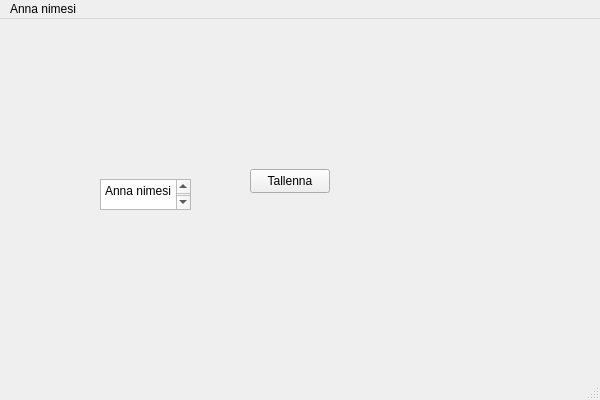
<?xml version="1.0" encoding="UTF-8"?>
<ui version="4.0">
 <class>MainWindow</class>
 <widget class="QMainWindow" name="MainWindow">
  <property name="geometry">
   <rect>
    <x>0</x>
    <y>0</y>
    <width>600</width>
    <height>400</height>
   </rect>
  </property>
  <property name="windowTitle">
   <string>MainWindow</string>
  </property>
  <widget class="QWidget" name="centralwidget">
   <widget class="QPushButton" name="btnSave">
    <property name="geometry">
     <rect>
      <x>250</x>
      <y>150</y>
      <width>80</width>
      <height>24</height>
     </rect>
    </property>
    <property name="text">
     <string>Tallenna</string>
    </property>
   </widget>
   <widget class="QPlainTextEdit" name="textName">
    <property name="geometry">
     <rect>
      <x>100</x>
      <y>160</y>
      <width>91</width>
      <height>31</height>
     </rect>
    </property>
    <property name="plainText">
     <string>Anna nimesi
</string>
    </property>
   </widget>
  </widget>
  <widget class="QMenuBar" name="menubar">
   <property name="geometry">
    <rect>
     <x>0</x>
     <y>0</y>
     <width>600</width>
     <height>21</height>
    </rect>
   </property>
   <widget class="QMenu" name="menuAnna_nimesi">
    <property name="title">
     <string>Anna nimesi</string>
    </property>
   </widget>
   <addaction name="menuAnna_nimesi"/>
  </widget>
  <widget class="QStatusBar" name="statusbar"/>
 </widget>
 <resources/>
 <connections/>
</ui>
